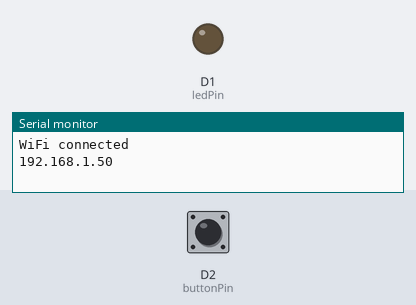
This sketch was run on a simulated ESP8266 (Wemos D1 mini). Parts: output pins drawn as LEDs (lit = HIGH), the last lines printed to the serial monitor. Inputs (shaded band) come from the test bench; at power-on: D2 (buttonPin) HIGH. WiFi joins after 1.5 s; servers stay silent unless stated.

Above: at 2.7 s.
2.8 s: D2 (buttonPin) pulled LOW for 0.15 s
At 4.5 s:
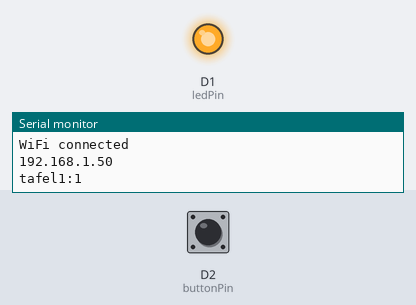
Timing chart, 0 to 6.0 s (numbered marks = the images above; inputs shaded):
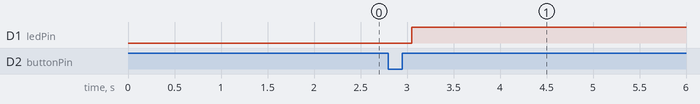

Measured:
- after the input at 2.8 s, D1 (ledPin): LOW → HIGH after 0.25 s

The sketch:

WEMOS_TAFEL1.ino
```cpp
/*!
 * @file WEMOS_TAFEL1.ino
 * @brief Hoofdprogramma voor de Wemos D1 Mini van tafel 1 binnen het PES restaurantproject.
 *
 * Dit bestand bevat de hoofdlogica voor de klantoproepmodule van tafel 1.
 * Wanneer een klant op de knop drukt, gaat de LED bij de tafel aan en wordt
 * via WiFi/TCP het bericht "tafel1:1" naar Raspberry Pi-A gestuurd.
 *
 * Raspberry Pi-A stuurt deze melding door naar Raspberry Pi-B. Raspberry Pi-B
 * stuurt vervolgens via CANBUS een bericht naar een STM32-module in de keuken,
 * zodat zichtbaar wordt dat tafel 1 hulp nodig heeft of een bestelling klaarstaat.
 *
 * Wanneer de serveerster in de keuken op de resetknop drukt, wordt via de keten
 * STM32 -> Raspberry Pi-B -> Raspberry Pi-A -> Wemos het bericht "tafel1:0"
 * teruggestuurd. De Wemos zet daarna de LED bij de klant uit.
 *
 * @author Arbër Deda
 * @date 2026
 */

#include "Button.h"
#include "WifiServerManager.h"

/*!
 * @brief GPIO-pin waarop de knop van tafel 1 is aangesloten.
 *
 * Deze pin wordt gebruikt om te detecteren of de klant op de oproepknop drukt.
 */
const int buttonPin = D2;

/*!
 * @brief GPIO-pin waarop de LED van tafel 1 is aangesloten.
 *
 * Deze LED geeft bij de klant aan of de oproep actief is.
 */
const int ledPin = D1;

/*!
 * @brief Button-object voor het uitlezen van de klantknop.
 *
 * Dit object gebruikt de Button-klasse om een druk op de knop te detecteren.
 */
Button button(buttonPin);

/*!
 * @brief Object voor WiFi- en TCP-servercommunicatie met Raspberry Pi-A.
 *
 * De Wemos maakt verbinding met het opgegeven WiFi-netwerk en wacht als
 * TCP-server op verbinding van Raspberry Pi-A.
 */
WifiServerManager wifi(
    "RasberrypiWifi",
    "raspberry1#"
);

/*!
 * @brief Houdt bij of de tafel-LED momenteel aan staat.
 *
 * Deze variabele voorkomt dat het bericht "tafel1:1" herhaaldelijk wordt
 * verstuurd zolang de oproep al actief is.
 */
bool ledState = false;

/*!
 * @brief Initialiseert de seriële communicatie, LED-pin en WiFi-server.
 *
 * Deze functie wordt één keer uitgevoerd wanneer de Wemos D1 Mini opstart.
 * De LED wordt als output ingesteld en standaard uitgezet. Daarna wordt de
 * WiFi-server gestart zodat Raspberry Pi-A verbinding kan maken.
 */
void setup() {
    Serial.begin(115200);
    pinMode(ledPin, OUTPUT);
    digitalWrite(ledPin, LOW);
    wifi.begin();
}

/*!
 * @brief Hoofdlus voor de klantoproep van tafel 1.
 *
 * Deze functie wordt continu uitgevoerd. Eerst wordt gecontroleerd of er een
 * Raspberry Pi-client verbonden is en of er een bericht ontvangen is.
 *
 * Wanneer de klant op de knop drukt en de oproep nog niet actief is, wordt
 * de tafel-LED aangezet en wordt het bericht "tafel1:1" naar Raspberry Pi-A
 * gestuurd.
 *
 * Wanneer het bericht "tafel1:0" wordt ontvangen, betekent dit dat de oproep
 * door de keuken of serveerster is afgehandeld. De LED bij de tafel wordt dan
 * uitgezet.
 */
void loop() {
    wifi.checkClient();

String incoming = wifi.readMessage();

if (incoming != "") {
    Serial.print("RAW:");
    Serial.println(incoming);
}
    if (button.isPressed() && !ledState) {
        ledState = true;
        wifi.sendMessage("tafel1:1");
        digitalWrite(ledPin, HIGH);
    }

    if (incoming == "tafel1:0") {
        ledState = false;
        wifi.sendMessage("tafel1:0");
        digitalWrite(ledPin, LOW);
    }
}
```

button.cpp
```cpp
/*!
 * @file button.cpp
 * @brief Implementatie van de Button-klasse.
 *
 * Dit bestand bevat de functies voor het initialiseren en uitlezen van de
 * knop van tafel 1. De knop wordt gebruikt door de klant om een oproep naar
 * de keuken te sturen.
 *
 * @author Arbër Deda
 * @date 2026
 */

#include "Button.h"

/*!
 * @brief Constructor van de Button-klasse.
 *
 * Deze constructor stelt de meegegeven pin in als INPUT_PULLUP. Daardoor is de
 * knopstatus normaal HIGH en wordt deze LOW wanneer de knop wordt ingedrukt.
 * De vorige knopstatus wordt standaard op HIGH gezet.
 *
 * @param p De GPIO-pin waarop de knop is aangesloten.
 */
Button::Button(int p) {
    pin = p;
    pinMode(pin, INPUT_PULLUP);

    lastState = HIGH;
}

/*!
 * @brief Controleert of de knop één keer nieuw is ingedrukt.
 *
 * Deze functie leest de huidige status van de knop. Als de vorige status HIGH
 * was en de huidige status LOW is, betekent dit dat de knop net is ingedrukt.
 * In dat geval wordt true teruggegeven.
 *
 * Na een knopdruk wordt kort gewacht om contactdender te verminderen.
 *
 * @return true als een nieuwe knopdruk is gedetecteerd, anders false.
 */
bool Button::isPressed() {
    bool currentState = digitalRead(pin);

    if (lastState == HIGH && currentState == LOW) {
        lastState = currentState;
        delay(250);
        return true;
    }

    lastState = currentState;
    return false;
}
```

button.h
```cpp
/*!
 * @file button.h
 * @brief Declaratie van de Button-klasse voor het uitlezen van een drukknop.
 *
 * Dit headerbestand bevat de klasse die verantwoordelijk is voor het uitlezen
 * van de fysieke knop van tafel 1. De klasse detecteert een nieuwe knopdruk
 * en voorkomt dat één ingedrukte knop meerdere keren direct wordt geregistreerd.
 *
 * @author Arbër Deda
 * @date 2026
 */

#ifndef BUTTON_H
#define BUTTON_H

#include <Arduino.h>

/*!
 * @class Button
 * @brief Klasse voor het uitlezen van een knop met interne pull-up.
 *
 * De Button-klasse beheert één digitale invoerpin. De knop wordt aangesloten
 * met INPUT_PULLUP, waardoor de pin normaal HIGH is en LOW wordt wanneer de
 * knop wordt ingedrukt.
 *
 * De klasse onthoudt de vorige status van de knop, zodat alleen een nieuwe
 * overgang van niet-ingedrukt naar ingedrukt als knopdruk wordt gezien.
 */
class Button {
private:
    /*!
     * @brief GPIO-pin waarop de knop is aangesloten.
     */
    int pin;

    /*!
     * @brief Vorige status van de knop.
     *
     * Deze waarde wordt gebruikt om te bepalen of er een nieuwe knopdruk heeft
     * plaatsgevonden.
     */
    bool lastState;

public:
    /*!
     * @brief Constructor van de Button-klasse.
     *
     * Deze constructor slaat de gebruikte pin op en stelt deze pin in als
     * INPUT_PULLUP.
     *
     * @param p De GPIO-pin waarop de knop is aangesloten.
     */
    Button(int p);

    /*!
     * @brief Controleert of de knop opnieuw is ingedrukt.
     *
     * Deze functie leest de actuele knopstatus en vergelijkt deze met de vorige
     * status. Alleen wanneer de knop van HIGH naar LOW gaat, wordt true
     * teruggegeven.
     *
     * @return true als er een nieuwe knopdruk is gedetecteerd, anders false.
     */
    bool isPressed();
};

#endif
```

wifiservermanager.cpp
```cpp
/*!
 * @file wifiservermanager.cpp
 * @brief Implementatie van de WifiServerManager-klasse.
 *
 * Dit bestand bevat de functies voor het opzetten en beheren van de WiFi-
 * en TCP-servercommunicatie op de Wemos D1 Mini.
 *
 * Binnen de tafel 1-module wordt deze klasse gebruikt om klantoproepen naar
 * Raspberry Pi-A te sturen en resetberichten terug te ontvangen.
 *
 * @author Arbër Deda
 * @date 2026
 */

#include "WifiServerManager.h"

/*!
 * @brief Constructor van de WifiServerManager-klasse.
 *
 * Deze constructor slaat de SSID en het wachtwoord van het WiFi-netwerk op
 * en initialiseert de TCP-server op poort 9090.
 *
 * @param s De naam van het WiFi-netwerk waarmee de Wemos verbinding maakt.
 * @param p Het wachtwoord van het WiFi-netwerk.
 */
WifiServerManager::WifiServerManager(const char* s, const char* p) : server(9090)
{
    ssid = s;
    password = p;
}

/*!
 * @brief Start de WiFi-verbinding en de TCP-server.
 *
 * Deze functie stelt de hostname van de Wemos in op "tafel1" en maakt daarna
 * verbinding met het opgegeven WiFi-netwerk.
 *
 * Zodra de WiFi-verbinding actief is, wordt de TCP-server gestart en wordt het
 * IP-adres van de Wemos weergegeven via de seriële monitor.
 */
void WifiServerManager::begin() {
    WiFi.hostname("tafel1");
    WiFi.begin(ssid, password);

    while (WiFi.status() != WL_CONNECTED) {
        delay(500);
    }

    server.begin();

    Serial.println("WiFi connected");
    Serial.println(WiFi.localIP());
}

/*!
 * @brief Controleert en beheert de actieve clientverbinding.
 *
 * Als er nog data klaarstaat van de huidige client, wordt de client niet
 * vervangen. Hierdoor wordt voorkomen dat een binnenkomend bericht verloren
 * gaat.
 *
 * Als er geen actieve client is of de vorige client niet meer verbonden is,
 * wordt gecontroleerd of Raspberry Pi-A opnieuw verbinding probeert te maken.
 */
void WifiServerManager::checkClient()
{
    if(client && client.available())
    {
        return;
    }

    if(!client || !client.connected())
    {
        WiFiClient newClient = server.available();

        if(newClient)
        {
            client = newClient;
            Serial.println("Client connected!");
        }
    }
}

/*!
 * @brief Verstuurt een tekstbericht naar de verbonden client.
 *
 * Deze functie controleert eerst of er een client verbonden is. Als dat zo is,
 * wordt het bericht via de TCP-verbinding verstuurd.
 *
 * Het bericht wordt ook naar de seriële monitor geschreven voor debugging.
 *
 * @param message Het bericht dat naar Raspberry Pi-A verstuurd moet worden.
 */
void WifiServerManager::sendMessage(String message) {
    if (client && client.connected()) {
        client.println(message);
    }

    Serial.println(message);
}

/*!
 * @brief Leest een bericht van de verbonden client.
 *
 * Deze functie controleert of er een actieve client is en of er data beschikbaar
 * is. Als er data beschikbaar is, wordt het bericht gelezen tot aan het newline-
 * teken. Daarna wordt witruimte verwijderd en wordt het bericht weergegeven
 * op de seriële monitor.
 *
 * Als er geen bericht beschikbaar is, wordt een lege String teruggegeven.
 *
 * @return Het ontvangen bericht als String, of een lege String als er geen
 * bericht beschikbaar is.
 */
String WifiServerManager::readMessage()
{
    if (client && client.available())
    {
        String message = client.readStringUntil('\n');
        message.trim();

        Serial.print("Ontvangen: ");
        Serial.println(message);

        return message;
    }

    return "";
}
```

wifiservermanager.h
```cpp
/*!
 * @file wifiservermanager.h
 * @brief Declaratie van de WifiServerManager-klasse.
 *
 * Dit headerbestand bevat de klasse die verantwoordelijk is voor het beheren
 * van de WiFi-verbinding en TCP-servercommunicatie op de Wemos D1 Mini.
 *
 * Binnen de tafel 1-module wordt deze klasse gebruikt om klantoproepen naar
 * Raspberry Pi-A te sturen en resetberichten van Raspberry Pi-A te ontvangen.
 *
 * @author Arbër Deda
 * @date 2026
 */

#ifndef WIFISERVERMANAGER_H
#define WIFISERVERMANAGER_H

#include <ESP8266WiFi.h>

/*!
 * @class WifiServerManager
 * @brief Klasse voor WiFi- en TCP-servercommunicatie op de Wemos D1 Mini.
 *
 * Deze klasse maakt verbinding met een opgegeven WiFi-netwerk en start een
 * TCP-server op poort 9090. Raspberry Pi-A kan als client verbinden met deze
 * Wemos.
 *
 * De Wemos gebruikt deze klasse om berichten zoals "tafel1:1" te versturen
 * wanneer een klant hulp vraagt. Daarnaast kan de Wemos berichten zoals
 * "tafel1:0" ontvangen om de LED bij de tafel uit te schakelen.
 */
class WifiServerManager {
private:
    /*!
     * @brief Naam van het WiFi-netwerk.
     *
     * Deze SSID wordt gebruikt om de Wemos D1 Mini met het juiste netwerk te verbinden.
     */
    const char* ssid;

    /*!
     * @brief Wachtwoord van het WiFi-netwerk.
     *
     * Dit wachtwoord hoort bij de opgegeven SSID.
     */
    const char* password;

    /*!
     * @brief TCP-serverobject voor inkomende verbindingen.
     *
     * De server luistert op poort 9090 en wacht op een verbinding van
     * Raspberry Pi-A.
     */
    WiFiServer server;

    /*!
     * @brief Clientobject voor de actieve TCP-verbinding.
     *
     * Via dit object worden berichten naar Raspberry Pi-A gestuurd en
     * berichten van Raspberry Pi-A gelezen.
     */
    WiFiClient client;

public:
    /*!
     * @brief Constructor voor het instellen van netwerkgegevens.
     *
     * @param s De SSID van het WiFi-netwerk.
     * @param p Het wachtwoord van het WiFi-netwerk.
     */
    WifiServerManager(const char* s, const char* p);

    /*!
     * @brief Start de WiFi-verbinding en de TCP-server.
     */
    void begin();

    /*!
     * @brief Controleert of er een client verbonden is.
     */
    void checkClient();

    /*!
     * @brief Verstuurt een bericht naar de verbonden client.
     *
     * @param message Het bericht dat verstuurd moet worden.
     */
    void sendMessage(String message);

    /*!
     * @brief Leest een binnenkomend bericht van de verbonden client.
     *
     * Deze functie wordt gebruikt om berichten zoals "tafel1:0" van
     * Raspberry Pi-A te ontvangen.
     *
     * @return Het ontvangen bericht als String, of een lege String als er geen
     * bericht beschikbaar is.
     */
    // Leest een binnenkomend bericht van de verbonden client (bijv. "LED:0")
    // Geeft lege string terug als er niets is
    String readMessage();
};

#endif
```
